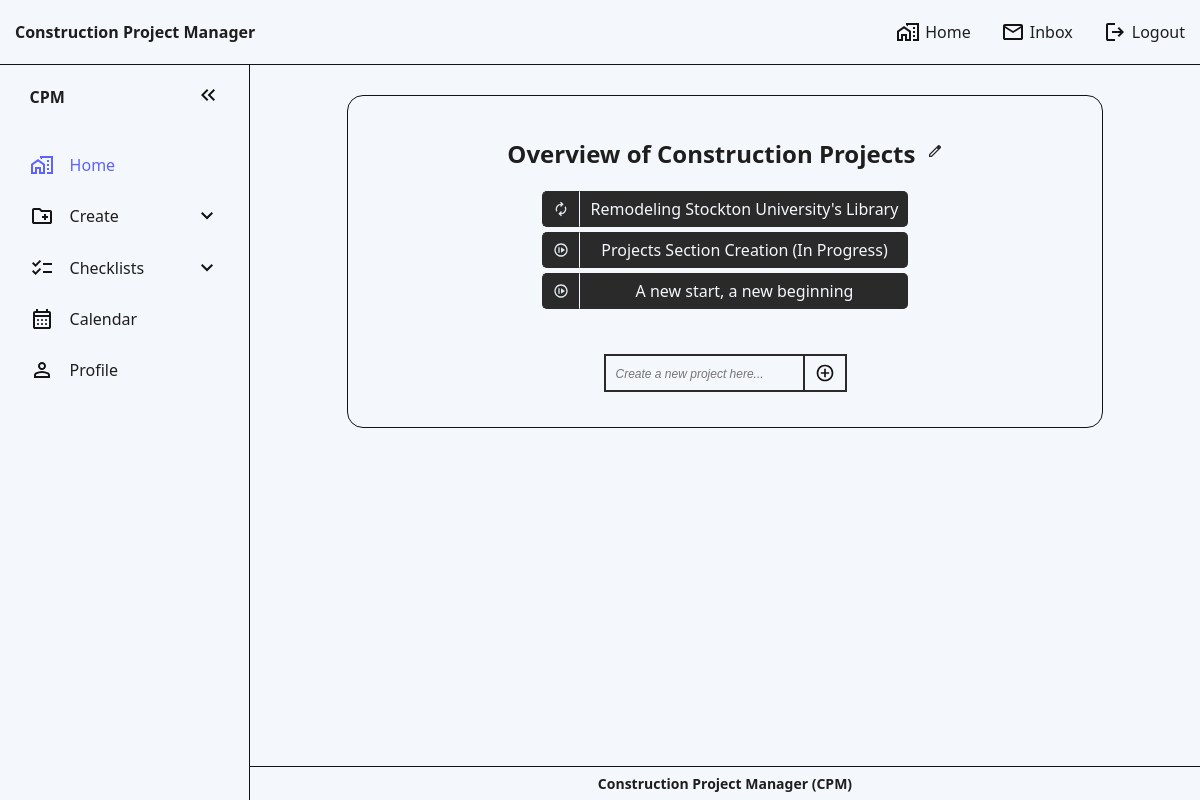
Page / (signed in) on the earlier database version.
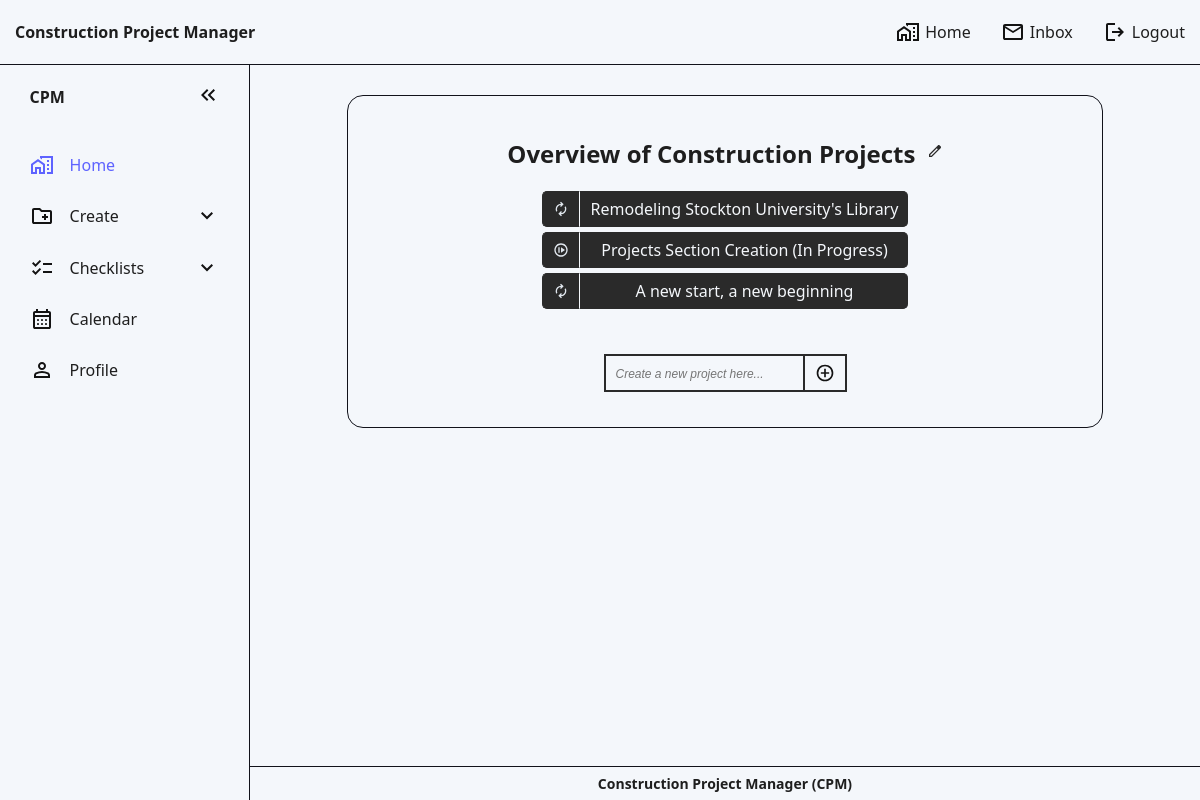
Same page on the later database version.
### website/models.py (models this page shows)
class Project(db.Model): # Database model: An object blueprint/layout that will be stored in the database
    id = db.Column(db.Integer, primary_key=True)
    project_name = db.Column(db.String(70))
    date = db.Column(db.DateTime(timezone=True), default=func.now()) # Gets current date and time
    progress = db.Column(Enum('Not Yet Started', 'On Hold', 'In Progress', 'Completed', 'Canceled', name='progress_status'), nullable=False, default='Not Yet Started') # Project's Progress: Not Yet Started (Blue) | On Hold (Orange) | In Progress (Yellow) | Completed (Green) | Canceled (Red)
    deadline = db.Column(db.Date, nullable=True) # Project Deadline
    user_id = db.Column(db.Integer, db.ForeignKey('user.id')) # 1-to-many relationship
    subcontractors = db.relationship('Assignment', back_populates='project') #many to many relation
    tasks = db.relationship('Task', backref='project', lazy='dynamic') # 1-to-many relationship

### website/views.py (the view, shortened to what this page needs)
@views.route('/', methods=['GET', 'POST']) # Main page of website
@login_required # Make sure to include this if a user must be logged in to view a page!
def project():
    return render_template("home.html", user=current_user)

### website/templates/home.html (shortened to what the changed rows need)
<!DOCTYPE html>
<html lang="en">
  <head>
    <link rel="stylesheet" href="./../static/style.css" />
  </head>
  <body id="default-website-body">
    <main>
      <section class="main-content-section" id="project-section">
        <section id="project-header">
          <h2>
            Overview of Construction Projects
          </h2>
        </section>
        <ul>
          {% for project in user.projects %}
          <li>
            <p id="project-status">
            </p>
            <a
              id="project-link"
              href="{{ url_for('views.view_project', project_id=project.id)}}"
            >
              {{project.project_name}}</a
            >
          </li>
          {% endfor %}
        </ul>
      </section>
    </main>
  </body>
</html>

Differences in the rows shown:
changed Project "A new start, a new beginning": progress "Not Yet Started" → "In Progress" (drawn)
